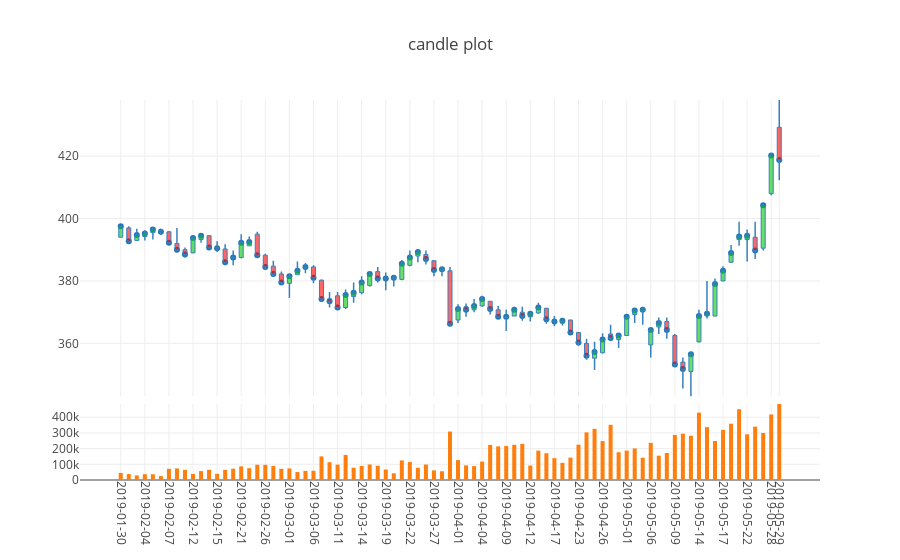

The code cell stored with this chart in its notebook:
### Code cell
pu.plotly_candles(df=df_corn,number_of_ticks_display=21)
